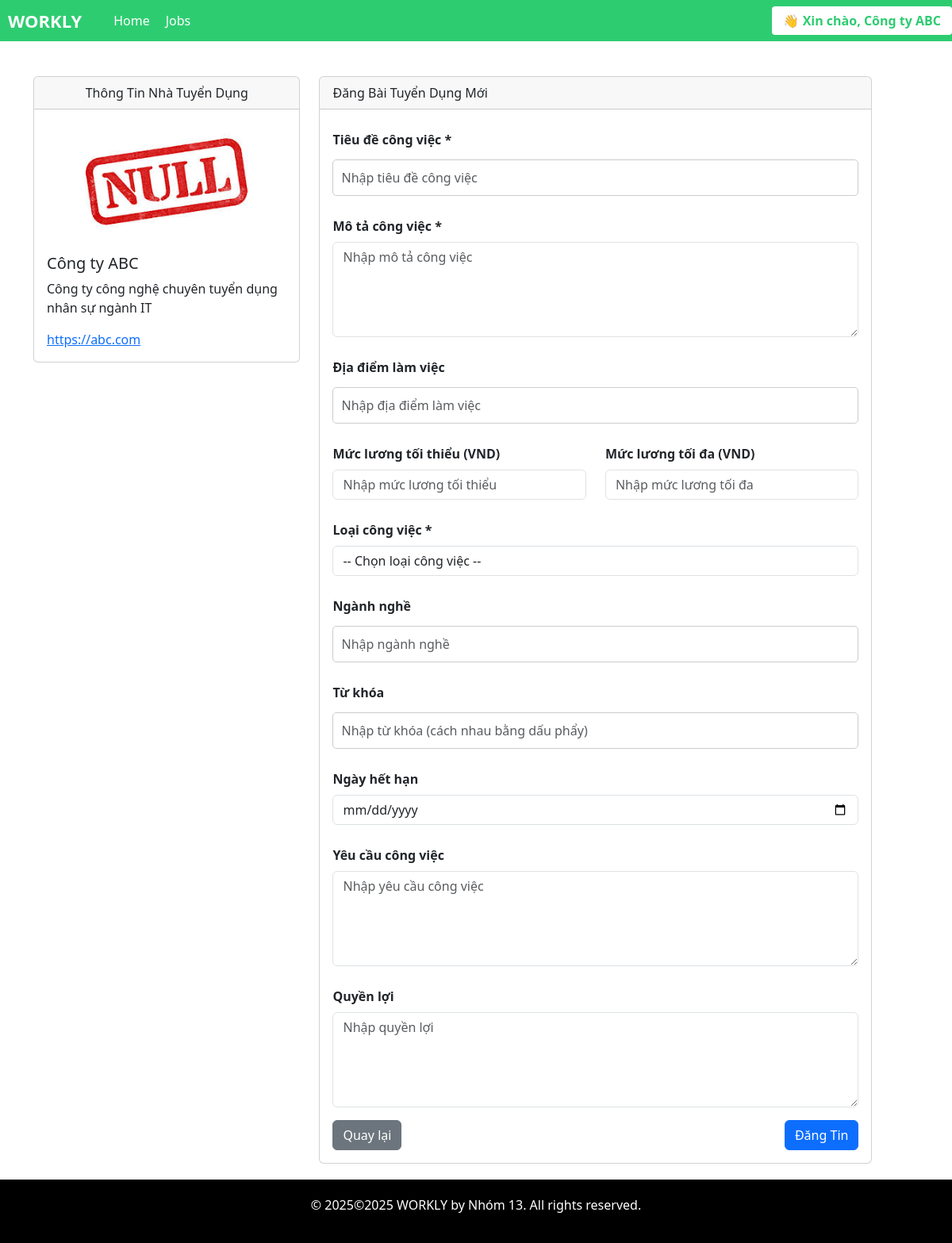
The app's page /employer/post_job.php (signed in) with its own data.
### tables this page shows
CREATE TABLE IF NOT EXISTS `employers` (
  `id` int(11) NOT NULL AUTO_INCREMENT,
  `user_id` int(11) NOT NULL,
  `company_name` varchar(255) NOT NULL,
  `website` varchar(255) DEFAULT NULL,
  `description` text DEFAULT NULL,
  `company_logo` varchar(255) NOT NULL DEFAULT 'assets/images/default-null.png',
  PRIMARY KEY (`id`),
  KEY `user_id` (`user_id`)
);

### employer/post_job.php (the view, shortened to what this page needs)
<?php
require_once '../includes/config.php';
function getEmployerId($user_id, $conn)
{
    $stmt = $conn->prepare("SELECT id FROM employers WHERE user_id = :user_id");
    $stmt->execute([':user_id' => $user_id]);
    $result = $stmt->fetch(PDO::FETCH_ASSOC);
    return $result ? $result['id'] : null;
}
$employer_id = getEmployerId($_SESSION['user_id'], $conn);
$stmt = $conn->prepare("SELECT company_name, website, description, company_logo FROM employers WHERE id = :employer_id");
$stmt->execute([':employer_id' => $employer_id]);
$employer = $stmt->fetch(PDO::FETCH_ASSOC);
$company_name = $employer['company_name'];
$website = $employer['website'];
$description = $employer['description'];
$logo_path = $employer['company_logo'] ?: 'assets/images/default-null.png';
?>
<!DOCTYPE html>
<html lang="vi">
<head>
    <link rel="stylesheet" href="../assets/css/styles.css">
    <link rel="stylesheet" href="https://cdn.jsdelivr.net/npm/bootstrap@5.3.3/dist/css/bootstrap.min.css">
</head>
<body>
    <?php include '../includes/header.php'; ?>
    <div class="container mt-4">
        <div class="row">
            <div class="col-md-4">
                <div class="card">
                    <div class="card-header text-center">Thông Tin Nhà Tuyển Dụng</div>
                    <div class="card-body">
                        <div class="d-flex justify-content-center">
                            <img src="<?= $logo_path ?>" alt="Logo Công Ty" class="img-fluid mb-3" style="max-height: 150px;">
                        </div>
                        <h5><?= $company_name ?></h5>
                        <p><?= $description ?></p>
                        <?php if ($website): ?>
                            <a href="<?= $website ?>" target="_blank" class="text-primary"><?= $website ?></a>
                        <?php endif; ?>
                    </div>
                </div>
            </div>
            <div class="col-md-8">
                <div class="card">
                    <div class="card-header">Đăng Bài Tuyển Dụng Mới</div>
                    <div class="card-body">
                        <form method="post" class="needs-validation" novalidate>
                            <div class="mb-3">
                                <label for="title" class="form-label fw-bold">Tiêu đề công việc *</label>
                                <input type="text" class="form-control" id="title" name="title" placeholder="Nhập tiêu đề công việc" required>
                            </div>
                            <div class="mb-3">
                                <label for="description" class="form-label fw-bold">Mô tả công việc *</label>
                                <textarea class="form-control" id="description" name="description" rows="5" placeholder="Nhập mô tả công việc" required></textarea>
                            </div>
                            <div class="mb-3">
                                <label for="location" class="form-label fw-bold">Địa điểm làm việc</label>
                                <input type="text" class="form-control" id="location" name="location" placeholder="Nhập địa điểm làm việc">
                            </div>
                            <div class="row mb-3">
                                <div class="col-md-6">
                                    <label for="salary_min" class="form-label fw-bold">Mức lương tối thiểu (VND)</label>
                                    <input type="number" class="form-control" id="salary_min" name="salary_min" placeholder="Nhập mức lương tối thiểu">
                                </div>
                                <div class="col-md-6">
                                    <label for="salary_max" class="form-label fw-bold">Mức lương tối đa (VND)</label>
                                    <input type="number" class="form-control" id="salary_max" name="salary_max" placeholder="Nhập mức lương tối đa">
                                </div>
                            </div>
                            <div class="mb-3">
                                <label for="job_type" class="form-label fw-bold">Loại công việc *</label>
                                <select class="form-control" id="job_type" name="job_type" required>
                                    <option value="">-- Chọn loại công việc --</option>
                                </select>
                            </div>
                            <div class="mb-3">
                                <label for="industry" class="form-label fw-bold">Ngành nghề</label>
                                <input type="text" class="form-control" id="industry" name="industry" placeholder="Nhập ngành nghề">
                            </div>
                            <div class="mb-3">
                                <label for="keywords" class="form-label fw-bold">Từ khóa</label>
                                <input type="text" class="form-control" id="keywords" name="keywords" placeholder="Nhập từ khóa (cách nhau bằng dấu phẩy)">
                            </div>
                            <div class="mb-3">
                                <label for="expires_at" class="form-label fw-bold">Ngày hết hạn</label>
                                <input type="date" class="form-control" id="expires_at" name="expires_at">
                            </div>
                            <div class="mb-3">
                                <label for="requirements" class="form-label fw-bold">Yêu cầu công việc</label>
                                <textarea class="form-control" id="requirements" name="requirements" rows="3" placeholder="Nhập yêu cầu công việc"></textarea>
                            </div>
                            <div class="mb-3">
                                <label for="benefits" class="form-label fw-bold">Quyền lợi</label>
                                <textarea class="form-control" id="benefits" name="benefits" rows="3" placeholder="Nhập quyền lợi"></textarea>
                            </div>
                            <div class="d-flex justify-content-between mt-3">
                                <a href="posted_jobs.php" class="btn btn-secondary">Quay lại</a>
                                <button type="submit" class="btn btn-primary">Đăng Tin</button>
                            </div>
                        </form>
                    </div>
                </div>
            </div>
        </div>
    </div>
    <?php include '../includes/footer.php'; ?>
</body>
</html>

### includes/header.php (shortened to what this page needs)
<?php
require_once __DIR__ . '/config.php';
$displayName = $_SESSION['username'] ?? 'Người dùng';
if (isset($_SESSION['user_id']) && isset($_SESSION['role'])) {
    if ($_SESSION['role'] === 'candidate') {
        $stmt = $conn->prepare("SELECT full_name FROM candidates WHERE user_id = :uid");
        $stmt->execute([':uid' => $_SESSION['user_id']]);
        $row = $stmt->fetch(PDO::FETCH_ASSOC);
        if ($row && $row['full_name']) {
            $displayName = $row['full_name'];
        }
    } elseif ($_SESSION['role'] === 'employer') {
        $stmt = $conn->prepare("SELECT company_name FROM employers WHERE user_id = :uid");
        $stmt->execute([':uid' => $_SESSION['user_id']]);
        $row = $stmt->fetch(PDO::FETCH_ASSOC);
        if ($row && $row['company_name']) {
            $displayName = $row['company_name'];
        }
    } elseif ($_SESSION['role'] === 'admin') {
        $displayName = 'Admin';
    }
}
?>
<div class="navbar">
    <div class="left-side">
        <a href="/index.php" class="logo">WORKLY</a>
        <a href="/index.php">Home</a>
        <a href="/jobs.php">Jobs</a>
    </div>
    <div class="right-side">
        <?php if (isset($_SESSION['user_id'])): ?>
            <div class="dropdown">
                <button class="dropdown-btn">
                    👋 Xin chào, <?= htmlspecialchars($displayName) ?>
                </button>
            </div>
        <?php endif; ?>
    </div>
</div>

### assets/css/styles.css (style rules this page uses)
body { font-family: Arial, sans-serif; margin: 0; padding: 0; color: #333; display: flex; flex-direction: column; min-height: 100vh; }
label { display: block; margin-top: 10px; font-weight: bold; }
input[type="text"], input[type="file"], input[type="password"], input[type="email"], select, textarea { width: 100%; padding: 10px; margin: 5px 0 15px; border: 1px solid #ccc; border-radius: 5px; box-sizing: border-box; transition: border-color 0.3s ease; }
textarea { resize: none; height: 120px; }
button, .update-btn, .apply-btn { padding: 10px 15px; background-color: #007bff; color: white; border: none; border-radius: 5px; cursor: pointer; transition: background 0.3s ease; }
.container { max-width: 1200px; margin: 0 auto; padding: 20px; display: flex; gap: 30px; }
.navbar { display: flex; justify-content: space-between; align-items: center; background-color: #2ecc71; padding: 10px 20px; }
.navbar .left-side, .navbar .right-side { display: flex; align-items: center; }
.navbar .logo { font-size: 22px; font-weight: bold; color: white; margin-right: 30px; text-transform: uppercase; text-decoration: none; }
.navbar a { color: white; text-decoration: none; margin: 0 10px; font-size: 16px; }
.dropdown { position: relative; display: inline-block; }
.dropdown-btn { background-color: white; color: #2ecc71; padding: 6px 14px; border: none; border-radius: 4px; cursor: pointer; font-weight: bold; }

### records on screen
employers: company_name "Công ty ABC", company_logo (placeholder picture), description "Công ty công nghệ chuyên tuyển dụng nhân sự ngành IT", website "https://abc.com"
